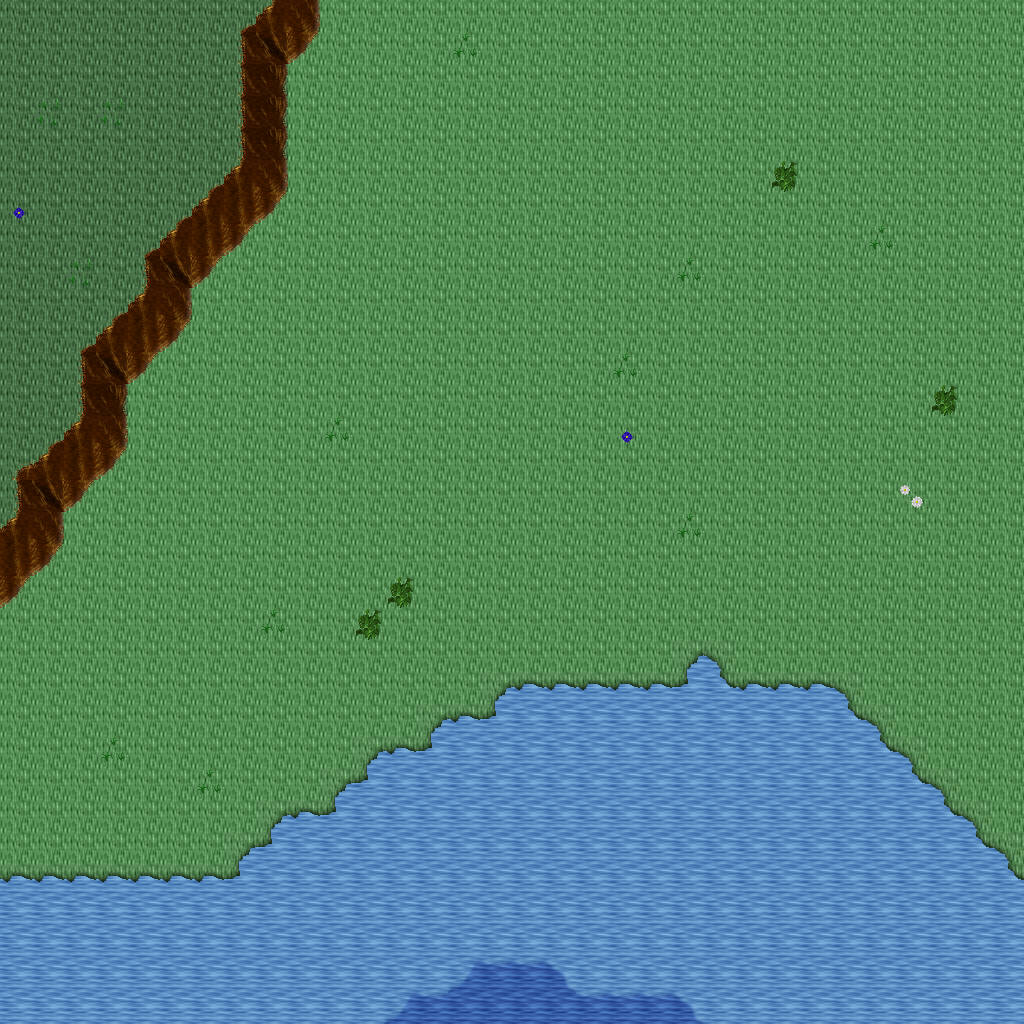

A level layout from a 2D game, rendered from its tile map. Below: a short description, then the map file with tile-grid data replaced by summaries:
An orthogonal 32x32 tile map with 32x32 px tiles, 5 tile layers (Ground, Objects, Objects2, Above, ...), 1 hidden layer not drawn, 33 tilesets.

<map version="1.10" tiledversion="1.11.0" orientation="orthogonal" renderorder="right-down" width="32" height="32" tilewidth="32" tileheight="32" infinite="0" nextlayerid="11" nextobjectid="1">
 <tileset firstgid="1" name="ground_ground" tilewidth="32" tileheight="32" tilecount="33" columns="3">
  <image source="../drawable/ground_ground.png" width="96" height="352" />
 </tileset>
 <tileset firstgid="34" name="ground_ice_ice" tilewidth="32" tileheight="32" tilecount="3" columns="3">
  <image source="../drawable/ground_ice_ice.png" width="96" height="32" />
 </tileset>
 <tileset firstgid="37" name="ground_water_pool" tilewidth="32" tileheight="32" tilecount="72" columns="3">
  <image source="../drawable/ground_water_pool.png" width="96" height="768" />
 </tileset>
 <tileset firstgid="109" name="ground_grass_edges" tilewidth="32" tileheight="32" tilecount="36" columns="12">
  <image source="../drawable/ground_grass_edges.png" width="384" height="96" />
 </tileset>
 <tileset firstgid="145" name="ground_ridge_ice_2" tilewidth="32" tileheight="32" tilecount="42" columns="7">
  <image source="../drawable/ground_ridge_ice_2.png" width="224" height="192" />
 </tileset>
 <tileset firstgid="187" name="ground_ridge_earth_dark" tilewidth="32" tileheight="32" tilecount="96" columns="12">
  <image source="../drawable/ground_ridge_earth_dark.png" width="384" height="256" />
 </tileset>
 <tileset firstgid="283" name="ground_rock_pebbles" tilewidth="32" tileheight="32" tilecount="3" columns="1">
  <image source="../drawable/ground_rock_pebbles.png" width="32" height="96" />
 </tileset>
 <tileset firstgid="286" name="plant_grasses" tilewidth="32" tileheight="32" tilecount="6" columns="3">
  <image source="../drawable/plant_grasses.png" width="96" height="64" />
 </tileset>
 <tileset firstgid="292" name="plant_bush_bushes" tilewidth="32" tileheight="32" tilecount="10" columns="5">
  <image source="../drawable/plant_bush_bushes.png" width="160" height="64" />
 </tileset>
 <tileset firstgid="302" name="ground_cobbled_paving" tilewidth="32" tileheight="32" tilecount="1" columns="1">
  <image source="../drawable/ground_cobbled_paving.png" width="32" height="32" />
 </tileset>
 <tileset firstgid="303" name="ground_grass_corners" tilewidth="32" tileheight="32" tilecount="24" columns="6">
  <image source="../drawable/ground_grass_corners.png" width="192" height="128" />
 </tileset>
 <tileset firstgid="327" name="plant_flower_daisy_white" tilewidth="32" tileheight="32" tilecount="8" columns="2">
  <image source="../drawable/plant_flower_daisy_white.png" width="64" height="128" />
 </tileset>
 <tileset firstgid="335" name="plant_flower_daisy_blue" tilewidth="32" tileheight="32" tilecount="8" columns="2">
  <image source="../drawable/plant_flower_daisy_blue.png" width="64" height="128" />
 </tileset>
 <tileset firstgid="343" name="item_armor_sword_rack" tilewidth="32" tileheight="32" tilecount="4" columns="2">
  <image source="../drawable/item_armor_sword_rack.png" width="64" height="64" />
 </tileset>
 <tileset firstgid="347" name="plant_stump_small_stump" tilewidth="32" tileheight="32" tilecount="4" columns="2">
  <image source="../drawable/plant_stump_small_stump.png" width="64" height="64" />
 </tileset>
 <tileset firstgid="351" name="item_postbox" tilewidth="32" tileheight="32" tilecount="4" columns="2">
  <image source="../drawable/item_postbox.png" width="64" height="64" />
 </tileset>
 <tileset firstgid="355" name="item_armor_weapons_rack" tilewidth="32" tileheight="32" tilecount="18" columns="9">
  <image source="../drawable/item_armor_weapons_rack.png" width="288" height="64" />
 </tileset>
 <tileset firstgid="373" name="item_pot_pot_golden_centred" tilewidth="32" tileheight="32" tilecount="3" columns="3">
  <image source="../drawable/item_pot_pot_golden_centred.png" width="96" height="32" />
 </tileset>
 <tileset firstgid="376" name="logic_creature_orc" tilewidth="32" tileheight="32" tilecount="6" columns="6">
  <image source="../drawable/logic_creature_orc.png" width="192" height="32" />
 </tileset>
 <tileset firstgid="382" name="logic_creature_animal" tilewidth="32" tileheight="32" tilecount="32" columns="8">
  <image source="../drawable/logic_creature_animal.png" width="256" height="128" />
 </tileset>
 <tileset firstgid="414" name="logic_creature_gnome" tilewidth="32" tileheight="32" tilecount="6" columns="6">
  <image source="../drawable/logic_creature_gnome.png" width="192" height="32" />
 </tileset>
 <tileset firstgid="420" name="logic_portal" tilewidth="32" tileheight="32" tilecount="24" columns="8">
  <image source="../drawable/logic_portal.png" width="256" height="96" />
 </tileset>
 <tileset firstgid="444" name="logic_collision" tilewidth="32" tileheight="32" tilecount="1" columns="1">
  <image source="../drawable/logic_collision.png" width="32" height="32" />
 </tileset>
 <tileset firstgid="445" name="logic_creature_frogman" tilewidth="32" tileheight="32" tilecount="3" columns="3">
  <image source="../drawable/logic_creature_frogman.png" width="96" height="32" />
 </tileset>
 <tileset firstgid="448" name="ground_water_swamp_water" tilewidth="32" tileheight="32" tilecount="33" columns="3">
  <image source="../drawable/ground_water_swamp_water.png" width="96" height="352" />
 </tileset>
 <tileset firstgid="481" name="plant_grasses_swamp" tilewidth="32" tileheight="32" tilecount="42" columns="6">
  <image source="../drawable/plant_grasses_swamp.png" width="192" height="224" />
 </tileset>
 <tileset firstgid="523" name="plant_stump_hollow_logs" tilewidth="32" tileheight="32" tilecount="6" columns="3">
  <image source="../drawable/plant_stump_hollow_logs.png" width="96" height="64" />
 </tileset>
 <tileset firstgid="529" name="plant_tree_tree_darkgreen" tilewidth="32" tileheight="32" tilecount="88" columns="8">
  <image source="../drawable/plant_tree_tree_darkgreen.png" width="256" height="352" />
 </tileset>
 <tileset firstgid="617" name="plant_tree_dead_tree_3" tilewidth="32" tileheight="32" tilecount="16" columns="4">
  <image source="../drawable/plant_tree_dead_tree_3.png" width="128" height="128" />
 </tileset>
 <tileset firstgid="633" name="building_chimney_smoke" tilewidth="32" tileheight="32" tilecount="40" columns="4">
  <image source="../drawable/building_chimney_smoke.png" width="128" height="320" />
 </tileset>
 <tileset firstgid="673" name="building_huts" tilewidth="32" tileheight="32" tilecount="338" columns="26">
  <image source="../drawable/building_huts.png" width="832" height="416" />
 </tileset>
 <tileset firstgid="1011" name="logic_creature_fowl" tilewidth="32" tileheight="32" tilecount="6" columns="6">
  <image source="../drawable/logic_creature_fowl.png" width="192" height="32" />
 </tileset>
 <tileset firstgid="1017" name="logic_creature_elemental" tilewidth="32" tileheight="32" tilecount="16" columns="8">
  <image source="../drawable/logic_creature_elemental.png" width="256" height="64" />
 </tileset>
 <layer id="1" name="Ground" width="32" height="32">
  <data>[1024 cells, 1024 non-empty, 4 distinct tile ids]</data>
 </layer>
 <layer id="2" name="Objects" width="32" height="32">
  <data>[1024 cells, 125 non-empty, 20 distinct tile ids]</data>
 </layer>
 <layer id="3" name="Objects2" width="32" height="32">
  <data>[1024 cells, 3 non-empty, 2 distinct tile ids]</data>
 </layer>
 <layer id="4" name="Above" width="32" height="32">
  <data>[1024 cells, 0 non-empty, 0 distinct tile ids]</data>
 </layer>
 <layer id="5" name="Above2" width="32" height="32">
  <data>[1024 cells, 0 non-empty, 0 distinct tile ids]</data>
 </layer>
 <layer id="6" name="Walkable" width="32" height="32" visible="0">
  <data>[1024 cells, 64 non-empty, 1 distinct tile ids]</data>
 </layer>
 <objectgroup id="7" name="Mapevents" />
 <objectgroup id="8" name="Spawn" />
 <objectgroup id="9" name="Keys" />
 <objectgroup id="10" name="Replace" />
</map>
